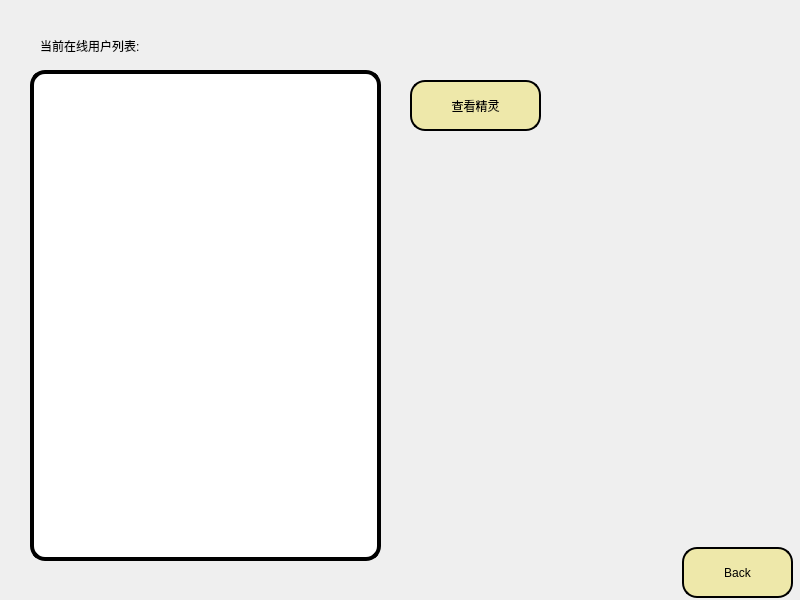
<?xml version="1.0" encoding="UTF-8"?>
<ui version="4.0">
 <class>UserListWidget</class>
 <widget class="QWidget" name="UserListWidget">
  <property name="geometry">
   <rect>
    <x>0</x>
    <y>0</y>
    <width>800</width>
    <height>600</height>
   </rect>
  </property>
  <property name="minimumSize">
   <size>
    <width>800</width>
    <height>600</height>
   </size>
  </property>
  <property name="maximumSize">
   <size>
    <width>800</width>
    <height>600</height>
   </size>
  </property>
  <property name="windowTitle">
   <string>Form</string>
  </property>
  <widget class="QPushButton" name="pushButtonBack">
   <property name="geometry">
    <rect>
     <x>682</x>
     <y>547</y>
     <width>111</width>
     <height>51</height>
    </rect>
   </property>
   <property name="styleSheet">
    <string notr="true">

QPushButton {
	font: 75 14pt &quot;Segoe Print&quot;;
    background-color: palegoldenrod;
   border-color: rgb(16, 16, 16);
	border: 2px solid rgb(0,0,0);
	border-radius : 15px;
}

QPushButton:hover {
   background-color: khaki;
}

/* Increase the padding, so the text is shifted when the button is
   pressed. */
QPushButton:pressed {
    padding-left: 5px;
    padding-top: 5px;
    background-color: #d0d67c;
}
</string>
   </property>
   <property name="text">
    <string>Back</string>
   </property>
  </widget>
  <widget class="QListView" name="listViewOnlineUser">
   <property name="geometry">
    <rect>
     <x>30</x>
     <y>70</y>
     <width>351</width>
     <height>491</height>
    </rect>
   </property>
   <property name="styleSheet">
    <string notr="true">font: 75 10pt &quot;Segoe Print&quot;;
background-color: rgb(255, 255, 255);
border-color: rgb(16, 16, 16);
border: 4px solid rgb(0,0,0);
border-radius : 15px;</string>
   </property>
  </widget>
  <widget class="QLabel" name="label">
   <property name="geometry">
    <rect>
     <x>40</x>
     <y>30</y>
     <width>211</width>
     <height>31</height>
    </rect>
   </property>
   <property name="styleSheet">
    <string notr="true">font: 75 14pt &quot;Segoe Print&quot;;</string>
   </property>
   <property name="text">
    <string>当前在线用户列表:</string>
   </property>
  </widget>
  <widget class="QPushButton" name="pushButtonCheck">
   <property name="geometry">
    <rect>
     <x>410</x>
     <y>80</y>
     <width>131</width>
     <height>51</height>
    </rect>
   </property>
   <property name="styleSheet">
    <string notr="true">

QPushButton {
	font: 75 14pt &quot;Segoe Print&quot;;
    background-color: palegoldenrod;
   border-color: rgb(16, 16, 16);
	border: 2px solid rgb(0,0,0);
	border-radius : 15px;
}

QPushButton:hover {
   background-color: khaki;
}

/* Increase the padding, so the text is shifted when the button is
   pressed. */
QPushButton:pressed {
    padding-left: 5px;
    padding-top: 5px;
    background-color: #d0d67c;
}
</string>
   </property>
   <property name="text">
    <string>查看精灵</string>
   </property>
  </widget>
 </widget>
 <resources/>
 <connections/>
</ui>
